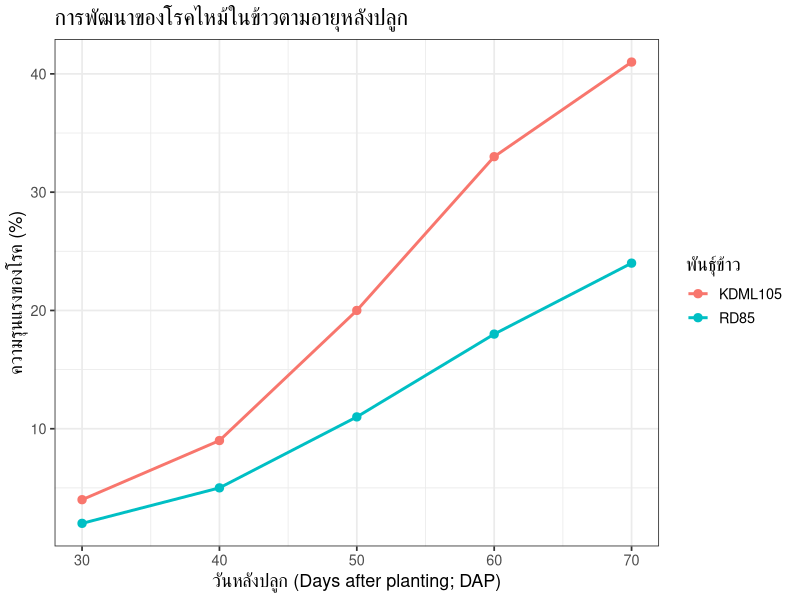

Generate this figure with R:
## ---- chunk 1
# 1. ลงทะเบียน Hook ล่วงหน้า
setHook(
  packageEvent("ggplot2", "onLoad"),
  function(pkgname, pkgpath) {
    ggplot2::theme_set(ggplot2::theme_bw(base_size = 13))
  }
)

# 2. ตรวจสอบสถานะ: ยังไม่มี ggplot2 ใน loadedNamespaces
"ggplot2" %in% loadedNamespaces()

# 3. ดูฟังก์ชัน Callback ที่ถูกลงทะเบียนไว้ใน Hook Registry
getHook(packageEvent("ggplot2", "onLoad"))
## ---- chunk 2
# ข้อมูลความรุนแรงโรคไหม้ (% leaf area) ตามวันหลังปลูก
blast <- data.frame(
  dap = rep(seq(30, 70, by = 10), 2),
  variety = rep(c("RD85", "KDML105"), each = 5),
  severity = c(2, 5, 11, 18, 24, 4, 9, 20, 33, 41)
)

blast
## ---- chunk 3
#| message: false
#| warning: false
#| fig-width: 7
#| fig-height: 4.5
library(ggplot2) # Hook ทำงานตรงนี้ → theme_bw() ถูกตั้งเป็นธีมเริ่มต้นทันที

ggplot(blast, aes(x = dap, y = severity, colour = variety)) +
  geom_line(linewidth = 1) +
  geom_point(size = 2.5) +
  labs(
    title = "การพัฒนาของโรคไหม้ในข้าวตามอายุหลังปลูก",
    x = "วันหลังปลูก (Days after planting; DAP)",
    y = "ความรุนแรงของโรค (%)",
    colour = "พันธุ์ข้าว"
  )
